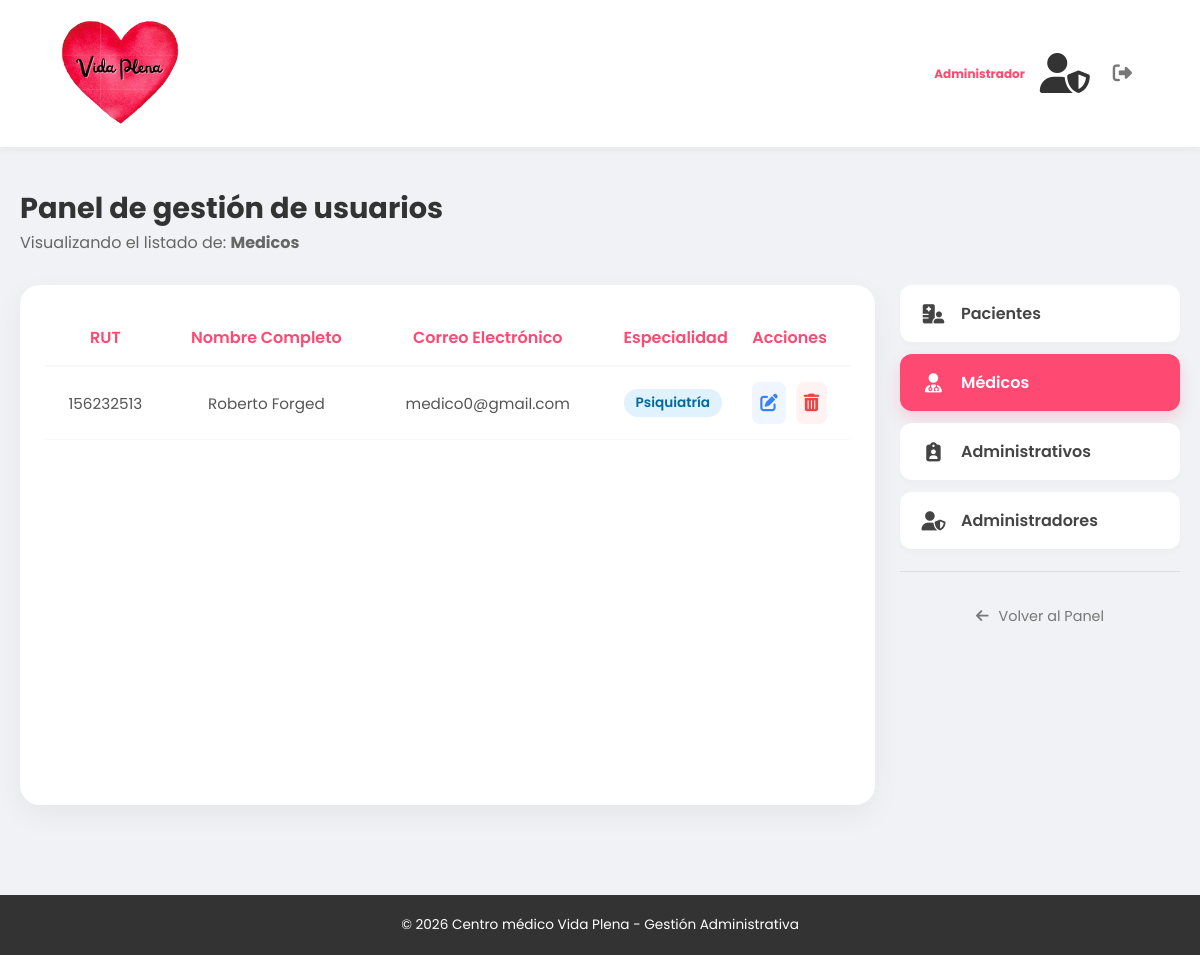
/gestion-usuarios/?tipo=medicos (signed in), run on an earlier commit of the app's database.
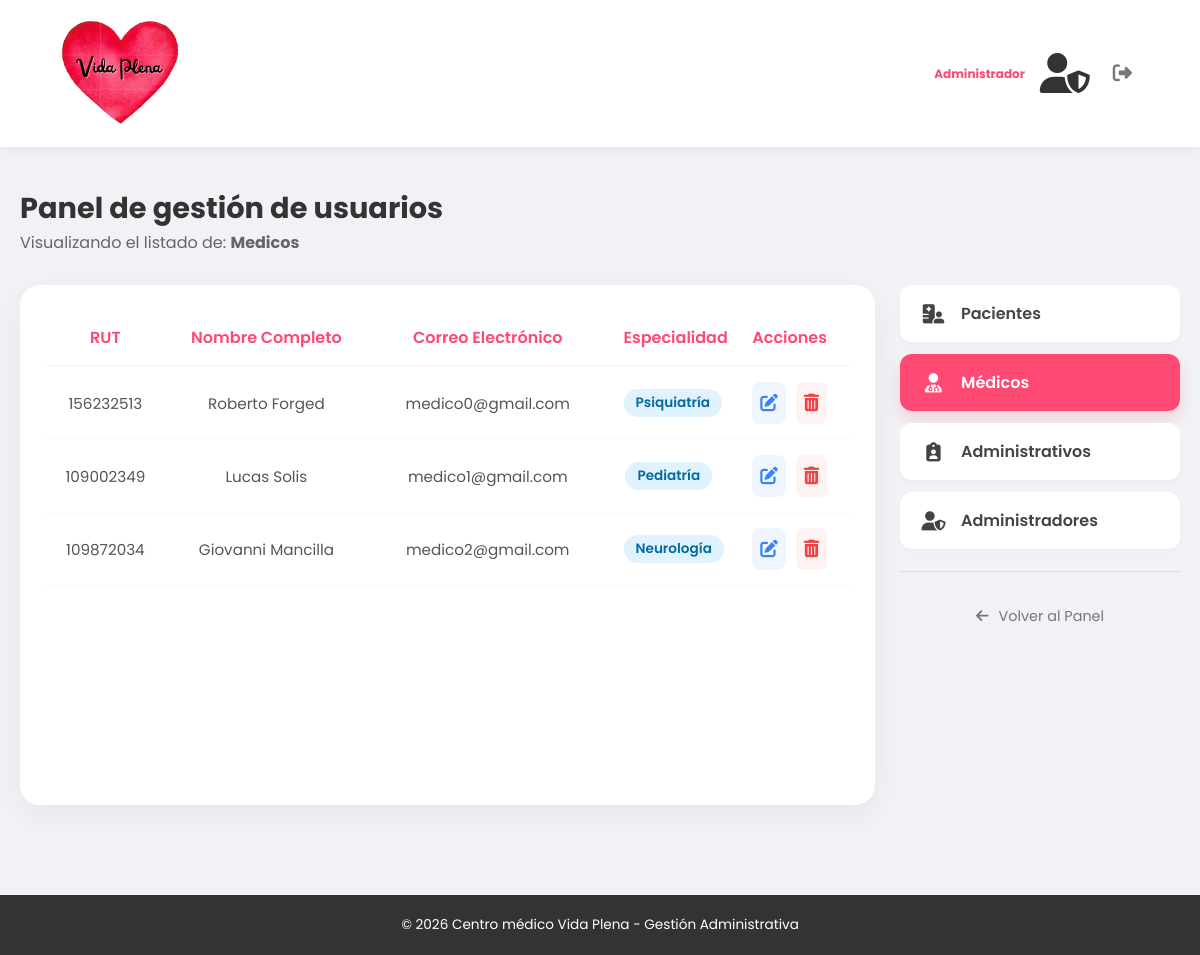
And on a later commit of the database.
### core/models.py (models this page shows, shortened)
class Medico(models.Model):
    genero = models.ForeignKey(Genero, on_delete=models.CASCADE, null=True, blank=True)
    rol = models.ForeignKey(Rol, on_delete=models.CASCADE, null=True, blank=True)
    especialidad = models.ForeignKey(Especialidad, on_delete=models.CASCADE, null=True, blank=True)
    correo_medico = models.EmailField(unique=True)
    password_medico = models.CharField(max_length=128)
    rut_medico = models.CharField(max_length=9, unique=True)
    nombre_medico = models.CharField(max_length=50)
    apellido_medico = models.CharField(max_length=50)
    telefono_medico = models.CharField(max_length=15)
    class Meta:
        verbose_name = "Médico"
        verbose_name_plural = "Médicos"

class Especialidad(models.Model):
    especialidad = models.CharField(max_length=50)
    class Meta:
        verbose_name = "Especialidad"
        verbose_name_plural = "Especialidades"

### core/views.py (the view)
# urls.py: path('gestion-usuarios/', ver_usuarios, name='ver_usuarios'),
def ver_usuarios(request):
    if not request.session.get('usuario_id') or request.session.get('rol_id') != 4:
        request.session.flush()
        return redirect('login')
    tipo = request.GET.get('tipo', 'pacientes')
    usuarios = []
    if tipo == 'pacientes':
        usuarios = Paciente.objects.all()
    elif tipo == 'medicos':
        usuarios = Medico.objects.select_related('especialidad').all()
    elif tipo == 'administrativos':
        usuarios = Administrativo.objects.all()
    elif tipo == 'administradores':
        usuarios = Administrador.objects.all()
    datos = {
        'usuarios': usuarios,
        'tipo': tipo,
    }
    return render(request, 'usuarios.html', datos)

### core/templates/usuarios.html (shortened to what this page needs)
{% load static %}
<!DOCTYPE html>
<html lang="es">
<head>
    <link rel="stylesheet" href="{% static 'panel-global.css' %}">
    <link rel="stylesheet" href="{% static 'usuarios.css' %}">
    <link rel="stylesheet" href="https://cdnjs.cloudflare.com/ajax/libs/font-awesome/6.4.0/css/all.min.css">
</head>
<body class="cuerpo-panel">
    <header class="nav-contenedor">
        <div class="logo">
            <img src="{% static 'icons/logo.png' %}" alt="logo">
        </div>
        <div class="usuario-contenedor">
            <div class="info-usuario">
                <p>Administrador</p>
            </div>
            <div class="avatar-usuario">
                <i class="fa-solid fa-user-shield"></i>
            </div>
            <a href="{% url 'logout' %}" class="btn-salir" title="Cerrar sesión">
                <i class="fa-solid fa-right-from-bracket"></i>
            </a>
        </div>
    </header>
    <main class="contenedor-panel">
        <section class="bienvenida">
            <h1>Panel de gestión de usuarios</h1>
            <p>Visualizando el listado de: <strong>{{ tipo|capfirst }}</strong></p>
        </section>
        <div class="layout-gestion">
            <div class="seccion-tabla">
                <table class="tabla-usuarios">
                    <thead>
                        <tr>
                            <th>RUT</th>
                            <th>Nombre Completo</th>
                            <th>Correo Electrónico</th>
                            {% if tipo == 'medicos' %}
                            <th>Especialidad</th>
                            {% endif %}
                            <th>Acciones</th>
                        </tr>
                    </thead>
                    <tbody>
                        {% for u in usuarios %}
                        <tr>
                            <td>
                                {% if tipo == 'pacientes' %}{{ u.rut_paciente }}
                                {% elif tipo == 'medicos' %}{{ u.rut_medico }}
                                {% elif tipo == 'administrativos' %}{{ u.rut_administrativo }}
                                {% else %}{{ u.rut_administrador }}{% endif %}
                            </td>
                            <td>
                                {% if tipo == 'pacientes' %}{{ u.nombre_paciente }} {{ u.apellido_paciente }}
                                {% elif tipo == 'medicos' %}{{ u.nombre_medico }} {{ u.apellido_medico }}
                                {% elif tipo == 'administrativos' %}{{ u.nombre_administrativo }} {{ u.apellido_administrativo }}
                                {% else %}{{ u.nombre_administrador }} {{ u.apellido_administrador }}{% endif %}
                            </td>
                            <td>
                                {% if tipo == 'pacientes' %}{{ u.correo_paciente }}
                                {% elif tipo == 'medicos' %}{{ u.correo_medico }}
                                {% elif tipo == 'administrativos' %}{{ u.correo_administrativo }}
                                {% else %}{{ u.correo_administrador }}{% endif %}
                            </td>
                            {% if tipo == 'medicos' %}
                            <td><span class="tag-especialidad">{{ u.especialidad.especialidad }}</span></td>
                            {% endif %}
                            <td>
                                <div class="contenedor-acciones">
                                    <button class="btn-accion editar" title="Editar"
                                        onclick="abrirModal(
                                            '{% if tipo == 'pacientes' %}{{ u.rut_paciente }}{% elif tipo == 'medicos' %}{{ u.rut_medico }}{% elif tipo == 'administrativos' %}{{ u.rut_administrativo }}{% else %}{{ u.rut_administrador }}{% endif %}',
                                            '{% if tipo == 'pacientes' %}{{ u.nombre_paciente }}{% elif tipo == 'medicos' %}{{ u.nombre_medico }}{% elif tipo == 'administrativos' %}{{ u.nombre_administrativo }}{% else %}{{ u.nombre_administrador }}{% endif %}',
                                            '{% if tipo == 'pacientes' %}{{ u.apellido_paciente }}{% elif tipo == 'medicos' %}{{ u.apellido_medico }}{% elif tipo == 'administrativos' %}{{ u.apellido_administrativo }}{% else %}{{ u.apellido_administrador }}{% endif %}',
                                            '{% if tipo == 'pacientes' %}{{ u.correo_paciente }}{% elif tipo == 'medicos' %}{{ u.correo_medico }}{% elif tipo == 'administrativos' %}{{ u.correo_administrativo }}{% else %}{{ u.correo_administrador }}{% endif %}'
                                        )">
                                        <i class="fa-solid fa-pen-to-square"></i>
                                    </button>
                                    {% if tipo == 'pacientes' %}
                                        <a href="{% url 'eliminar_usuario' tipo u.rut_paciente %}" class="btn-accion eliminar" onclick="return confirm('¿Eliminar paciente?');"><i class="fa-solid fa-trash-can"></i></a>
                                    {% elif tipo == 'medicos' %}
                                        <a href="{% url 'eliminar_usuario' tipo u.rut_medico %}" class="btn-accion eliminar" onclick="return confirm('¿Eliminar médico?');"><i class="fa-solid fa-trash-can"></i></a>
                                    {% elif tipo == 'administrativos' %}
                                        <a href="{% url 'eliminar_usuario' tipo u.rut_administrativo %}" class="btn-accion eliminar" onclick="return confirm('¿Eliminar administrativo?');"><i class="fa-solid fa-trash-can"></i></a>
                                    {% else %}
                                        <a href="{% url 'eliminar_usuario' tipo u.rut_administrador %}" class="btn-accion eliminar" onclick="return confirm('¿Eliminar administrador?');"><i class="fa-solid fa-trash-can"></i></a>
                                    {% endif %}
                                </div>
                            </td>
                        </tr>
                        {% empty %}
                        <tr>
                            <td colspan="{% if tipo == 'medicos' %}5{% else %}4{% endif %}" class="tabla-vacia">
                                No hay registros para esta categoría.
                            </td>
                        </tr>
                        {% endfor %}
                    </tbody>
                </table>
            </div>
            <aside class="menu-lateral">
                <a href="?tipo=pacientes" class="btn-categoria {% if tipo == 'pacientes' %}activo{% endif %}">
                    <i class="fa-solid fa-hospital-user"></i> Pacientes
                </a>
                <a href="?tipo=medicos" class="btn-categoria {% if tipo == 'medicos' %}activo{% endif %}">
                    <i class="fa-solid fa-user-md"></i> Médicos
                </a>
                <a href="?tipo=administrativos" class="btn-categoria {% if tipo == 'administrativos' %}activo{% endif %}">
                    <i class="fa-solid fa-clipboard-user"></i> Administrativos
                </a>
                <a href="?tipo=administradores" class="btn-categoria {% if tipo == 'administradores' %}activo{% endif %}">
                    <i class="fa-solid fa-user-shield"></i> Administradores
                </a>
                <hr class="separador">
                <a href="{% url 'administrador' %}" class="btn-volver">
                    <i class="fa-solid fa-arrow-left"></i> Volver al Panel
                </a>
            </aside>
        </div>
    </main>
    <footer class="footer-simple">
        <p>&copy; 2026 Centro médico Vida Plena - Gestión Administrativa</p>
    </footer>
</body>
</html>

### core/static/panel-global.css (style rules this page uses)
* { margin: 0; padding: 0; box-sizing: border-box; font-family: 'Poppins', sans-serif; }
.cuerpo-panel { background-color: #f0f2f5; min-height: 100vh; display: flex; flex-direction: column; }
.nav-contenedor { background-color: white; padding: 10px 5%; display: flex; justify-content: space-between; align-items: center; box-shadow: 0 2px 10px rgba(0,0,0,0.05); }
.logo img { width: 120px; }
.usuario-contenedor { display: flex; align-items: center; gap: 15px; }
.info-usuario { text-align: right; }
.info-usuario p { font-size: 0.75rem; color: #fe4973; font-weight: bold; }
.avatar-usuario i { font-size: 2.5rem; color: #333; }
.btn-salir { color: #777; font-size: 1.2rem; text-decoration: none; padding: 8px; transition: color 0.3s; }
.contenedor-panel { max-width: 1200px; margin: 40px auto; padding: 0 20px; flex: 1; }
.bienvenida h1 { color: #333; font-size: 1.8rem; }
.bienvenida p { color: #666; margin-bottom: 30px; }
.footer-simple { font-size: 0.85rem; background: #333; color: white; text-align: center; padding: 20px; margin-top: 50px; }

### core/static/usuarios.css (style rules this page uses)
.layout-gestion { display: flex; gap: 25px; margin-top: 20px; align-items: stretch; }
.seccion-tabla { flex: 1; background: white; padding: 25px; border-radius: 20px; box-shadow: 0 10px 30px rgba(0,0,0,0.05); min-height: 65vh; display: flex; flex-direction: column; }
.tabla-usuarios { width: 100%; border-collapse: collapse; table-layout: fixed; }
.tabla-usuarios th { text-align: center; padding: 15px; color: #fe4973; font-weight: 600; border-bottom: 2px solid #f8f9fa; }
.tabla-usuarios td { padding: 15px; border-bottom: 1px solid #f8f9fa; color: #555; font-size: 0.95rem; word-wrap: break-word; text-align: center; }
.tabla-usuarios th:nth-child(1) { width: 15%; }
.tabla-usuarios th:nth-child(2) { width: 25%; }
.tabla-usuarios th:nth-child(3) { width: 30%; }
.tabla-usuarios th:nth-child(4) { width: 15%; }
.tabla-usuarios th:nth-last-child(1) { width: 15%; }
.tag-especialidad { background: #e0f2fe; color: #0369a1; padding: 4px 12px; border-radius: 15px; font-size: 0.85rem; font-weight: 600; display: inline-block; }
.contenedor-acciones { display: flex; justify-content: center; gap: 10px; }
.btn-accion { border: none; background: none; padding: 8px; border-radius: 8px; cursor: pointer; transition: all 0.3s ease; font-size: 1.1rem; }
.btn-accion.editar { color: #3b82f6; background-color: #eff6ff; }
.btn-accion.eliminar { color: #ef4444; background-color: #fef2f2; }
.menu-lateral { width: 280px; display: flex; flex-direction: column; gap: 12px; }
.btn-categoria { display: flex; align-items: center; gap: 15px; padding: 15px 20px; background: white; color: #444; text-decoration: none; border-radius: 12px; font-weight: 600; transition: all 0.3s ease; border: 1px solid transparent; box-shadow: 0 4px 6px rgba(0,0,0,0.02); }
.btn-categoria i { font-size: 1.2rem; width: 25px; text-align: center; }
.btn-categoria.activo { background: #fe4973; color: white; box-shadow: 0 8px 15px rgba(254, 73, 115, 0.2); }
.separador { border: 0; border-top: 1px solid #ddd; margin: 10px 0; }
.btn-volver { display: flex; align-items: center; justify-content: center; gap: 10px; padding: 12px; color: #777; text-decoration: none; font-size: 0.9rem; }

What changed in the data, as far as the page shows it:
added Medico: rut_medico "109002349", nombre_medico "Lucas", apellido_medico "Solis", correo_medico "medico1@gmail.com", especialidad.especialidad "Pediatría"
added Medico: rut_medico "109872034", nombre_medico "Giovanni", apellido_medico "Mancilla", correo_medico "medico2@gmail.com", especialidad.especialidad "Neurología"
